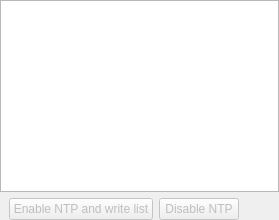
                         <widget class="QWidget" name="tab_2">
                          <attribute name="title">
                           <string>NTP</string>
                          </attribute>
                          <layout class="QVBoxLayout" name="verticalLayout_21">
                           <property name="leftMargin">
                            <number>0</number>
                           </property>
                           <property name="topMargin">
                            <number>0</number>
                           </property>
                           <property name="rightMargin">
                            <number>0</number>
                           </property>
                           <property name="bottomMargin">
                            <number>0</number>
                           </property>
                           <item>
                            <widget class="QPlainTextEdit" name="pteNtpList"/>
                           </item>
                           <item>
                            <layout class="QHBoxLayout" name="horizontalLayout_17">
                             <property name="leftMargin">
                              <number>9</number>
                             </property>
                             <item>
                              <widget class="QPushButton" name="pbEnDisNtpSync">
                               <property name="enabled">
                                <bool>false</bool>
                               </property>
                               <property name="text">
                                <string>Enable NTP and write list</string>
                               </property>
                              </widget>
                             </item>
                             <item>
                              <widget class="QPushButton" name="pbDisableNtp">
                               <property name="enabled">
                                <bool>false</bool>
                               </property>
                               <property name="text">
                                <string>Disable NTP</string>
                               </property>
                              </widget>
                             </item>
                             <item>
                              <spacer name="horizontalSpacer_19">
                               <property name="orientation">
                                <enum>Qt::Horizontal</enum>
                               </property>
                               <property name="sizeHint" stdset="0">
                                <size>
                                 <width>40</width>
                                 <height>20</height>
                                </size>
                               </property>
                              </spacer>
                             </item>
                            </layout>
                           </item>
                          </layout>
                         </widget>
